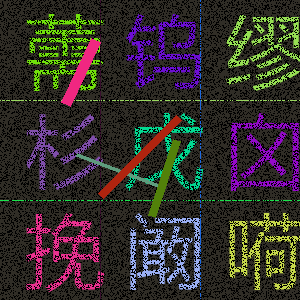
#> input picture captcha1.jpg, 300 x 300 px
$ python -i 'question_eight-使用Image打开二进制图片数据，并由cv2调用.py'   (imports and definitions only)
#> lines starting #> are read from the running program, lines starting #| are printed output that depends on the picture; after the words box and inside, x2 and y2 are one past the last pixel; in counts of white or black regions, pixels touching at a corner belong together
# author: ZhaoKun
# contact: 1161678627@qq.com
# datetime: 2020/11/5 17:27
# software: PyCharm

import requests
import re
import cv2
import numpy as np
import base64
import io
from PIL import Image
import time
import b64tojpg

APP_ID = ''
API_Key = ''
Secret_Key = ''

all_word_ocr_result = []

# [12 lines left out: function get_verify, not called in this run]


def process_captcha_picture(img):
    # img = cv2.imread('./captcha.jpg')
#> called with img = 'captcha1.jpg'
    img = Image.open(img)
#> img is the input picture: PIL image 300x300 RGB; mean R, G, B 51.9, 46.9, 43.7

    # print(img.shape)
    img = find_max_color(img)
#> in find_max_color, `img = r_img * 256 * 256 + g_img * 256 + b_img`:
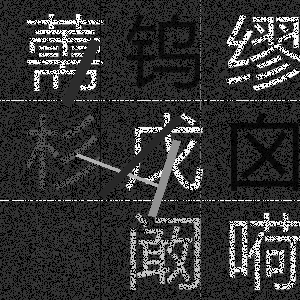
#> img: shape (300, 300) uint16; min 0, max 57932, mean 12037.4; drawn with min black and max white
#> in find_max_color, `max_value = np.argmax(np.bincount(temp_img))`: max_value = 11558
#> in find_max_color, `dst_img = dst_img.transpose(1, 2, 0)`:
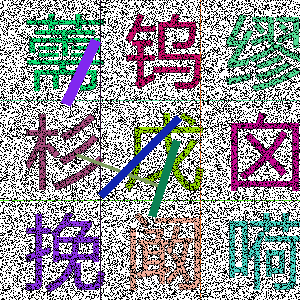
#> dst_img: shape (300, 300, 3); mean of channels 0, 1, 2 155.7, 152.2, 152.5; drawn as B, G, R
    img = replace_color(img, (0, 0, 0), (255, 255, 255))
    gray_img = cv2.cvtColor(img, cv2.COLOR_BGR2GRAY)
    # split_captcha_picture(img)
    # 腐蚀去漏洞
    kernel = cv2.getStructuringElement(cv2.MORPH_RECT, (3, 3))
    dst = cv2.erode(gray_img, kernel)
    # 膨胀拓展图像大小
    kernel = cv2.getStructuringElement(cv2.MORPH_RECT, (3, 3))
    dst = cv2.dilate(dst, kernel)
    # 二值化去除干扰颜色
    ret, thresh = cv2.threshold(dst, 200, 0, cv2.THRESH_TOZERO)

    cv2.imwrite('processed_captcha.jpg', thresh)
    # cv2.imshow('gray_img', thresh1)
    # cv2.waitKey()
    little_img_list = split_captcha_picture(thresh)
    return little_img_list


def split_captcha_picture(img):
    little_img_list = []
    for x_index in range(3):
        for y_index in range(3):
            little_img_list.append(img[x_index * 100:(x_index + 1) * 100, y_index * 100:(y_index + 1) * 100])
    # cv2.imshow('xxx', little_img_list[5])
    # cv2.waitKey()
    return little_img_list


def replace_color(img, src_clr, dst_clr):
    ''' 通过矩阵操作颜色替换程序
    @param	img:	图像矩阵
    @param	src_clr:	需要替换的颜色(r,g,b)
    @param	dst_clr:	目标颜色		(r,g,b)
    @return				替换后的图像矩阵
    '''
#> called with src_clr = (0, 0, 0), dst_clr = (255, 255, 255)

    img_arr = np.asarray(img, dtype=np.double)

    r_img = img_arr[:, :, 0].copy()
    g_img = img_arr[:, :, 1].copy()
    b_img = img_arr[:, :, 2].copy()

    img = r_img * 256 * 256 + g_img * 256 + b_img
    src_color = src_clr[0] * 256 * 256 + src_clr[1] * 256 + src_clr[2]  # 编码
    r_img[img == src_color] = dst_clr[0]
    g_img[img == src_color] = dst_clr[1]
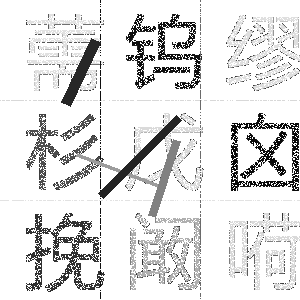
#> g_img: shape (300, 300) float64; min 9, max 255, mean 225.8
    b_img[img == src_color] = dst_clr[2]
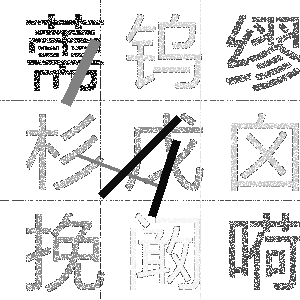
#> b_img: shape (300, 300) float64; min 10, max 255, mean 226.1

    dst_img = np.array([r_img, g_img, b_img], dtype=np.uint8)
    dst_img = dst_img.transpose(1, 2, 0)
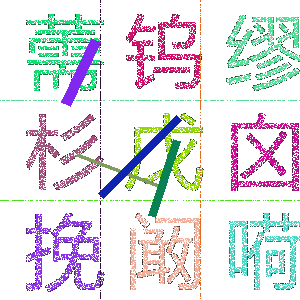
#> dst_img: shape (300, 300, 3); mean of channels 0, 1, 2 229.3, 225.8, 226.1; drawn as B, G, R

    return dst_img


def find_max_color(img, dst_clr=(255, 255, 255)):
    img_arr = np.asarray(img)
    # print(img_arr.shape)
    r_img = img_arr[:, :, 0].copy()
    g_img = img_arr[:, :, 1].copy()
    b_img = img_arr[:, :, 2].copy()
    img = r_img * 256 * 256 + g_img * 256 + b_img
    temp_img = img.flatten()
    # print(img.shape)
    max_value = np.argmax(np.bincount(temp_img))
    r_img[img == max_value] = dst_clr[0]
    g_img[img == max_value] = dst_clr[1]
    b_img[img == max_value] = dst_clr[2]

    dst_img = np.array([r_img, g_img, b_img], dtype=np.uint8)
    dst_img = dst_img.transpose(1, 2, 0)

    return dst_img


# [71 lines left out: functions get_captcha_result, get_index_for_answer, get_page, not called in this run]


# [17 lines not run here, left out]

>>> result = process_captcha_picture('captcha1.jpg')
#> in process_captcha_picture, `dst = cv2.dilate(dst, kernel)`:
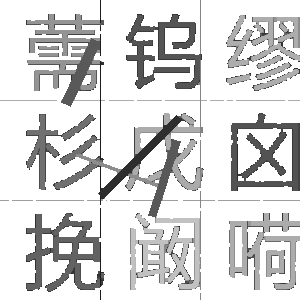
#> dst: shape (300, 300); min 28, max 255, mean 217.1
#> in process_captcha_picture, `ret, thresh = cv2.threshold(dst, 200, 0, cv2.THRESH_TOZERO)`:
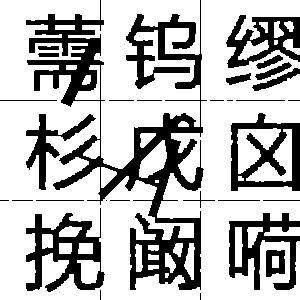
#> thresh: shape (300, 300); 71.7% white; 30 black regions (7 under 20 px), largest, box (x1, y1, x2, y2) and area: (26, 0, 207, 290) 13095, (26, 208, 105, 292) 2761, (231, 113, 300, 191) 2445
#> after the loop in split_captcha_picture, `for x_index in range(3):`: little_img_list = 9 items
#> result = 9 items
